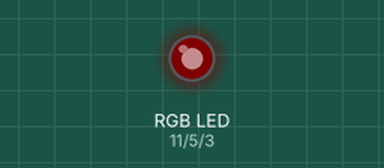
A sketch run on a simulated Arduino Uno, built with avr-gcc and run on an emulated ATmega328P. On the bench: an RGB LED mixed from three pins (HIGH = lit). Dim RGB values are drawn brighter than linear.

Above: at 0.05 s.
At 1.0 s:
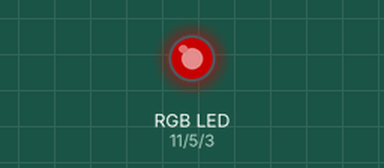
At 1.95 s:
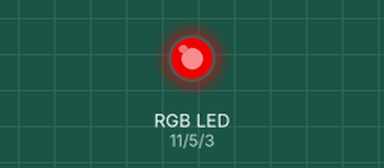
At 3.85 s:
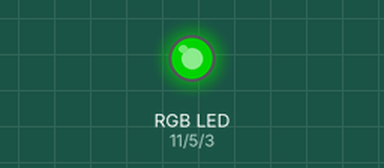
At 5.75 s:
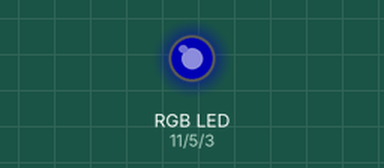
At 7.65 s:
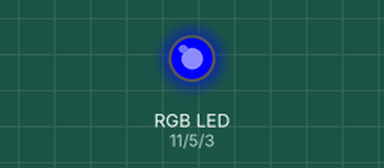
Timing chart, 0 to 10.0 s (numbered marks = the images above):
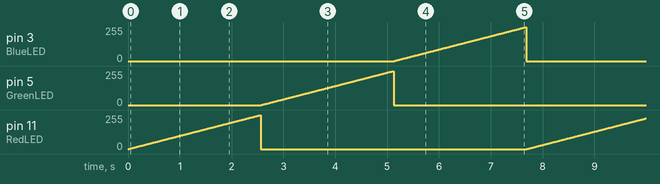

Measured:
- by itself, pin 3 (BlueLED), pin 5 (GreenLED), pin 11 (RedLED): ramps from 0/255 to 255/255 and jumps back, once every 7.7 s

The sketch:

ex10_10.ino
```cpp
// Red→Green→Blue 순으로 각각 점점 밝아짐

#define RedLED 11
#define GreenLED 5
#define BlueLED 3

void setup() {
  pinMode(RedLED, OUTPUT);
  pinMode(GreenLED, OUTPUT);
  pinMode(BlueLED, OUTPUT);
}

void loop() {
  for (int i = 0; i < 3; i++) {				// Red→Green→Blue 순서
    for (int j = 0; j <= 255; j++) {
      if (i == 0) analogWrite(RedLED, j);		// Red만 밝아짐
      else if (i == 1) analogWrite(GreenLED, j);	// Green만 밝아짐
      else if (i == 2) analogWrite(BlueLED, j);		// Blue만 밝아짐
      delay(10);
    }
    analogWrite(RedLED, 0);				// RGB 모두 소등
    analogWrite(GreenLED, 0);
    analogWrite(BlueLED, 0);
  }
}
```
